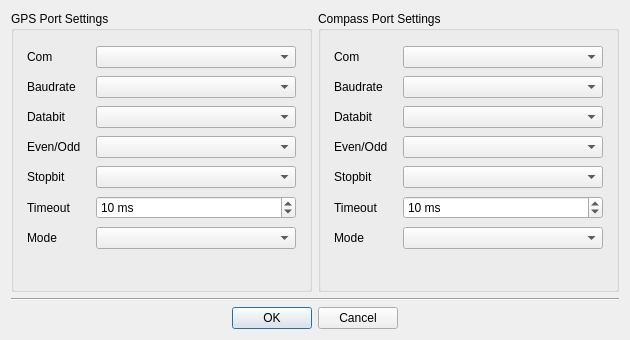
<?xml version="1.0" encoding="UTF-8"?>
<ui version="4.0">
 <class>QDeviceDialogClass</class>
 <widget class="QDialog" name="QDeviceDialogClass">
  <property name="geometry">
   <rect>
    <x>0</x>
    <y>0</y>
    <width>630</width>
    <height>340</height>
   </rect>
  </property>
  <property name="maximumSize">
   <size>
    <width>630</width>
    <height>400</height>
   </size>
  </property>
  <property name="windowTitle">
   <string>Zigbee Devices Setting</string>
  </property>
  <layout class="QGridLayout" name="gridLayout_2">
   <item row="0" column="1">
    <widget class="QGroupBox" name="groupBox">
     <property name="title">
      <string>Compass Port Settings</string>
     </property>
     <widget class="QWidget" name="layoutWidget">
      <property name="geometry">
       <rect>
        <x>16</x>
        <y>33</y>
        <width>269</width>
        <height>211</height>
       </rect>
      </property>
      <layout class="QGridLayout" name="gridLayout_3">
       <item row="0" column="0">
        <widget class="QLabel" name="label">
         <property name="text">
          <string>Com</string>
         </property>
        </widget>
       </item>
       <item row="0" column="1">
        <widget class="QComboBox" name="portBox">
         <property name="sizePolicy">
          <sizepolicy hsizetype="Minimum" vsizetype="Fixed">
           <horstretch>0</horstretch>
           <verstretch>0</verstretch>
          </sizepolicy>
         </property>
         <property name="minimumSize">
          <size>
           <width>200</width>
           <height>0</height>
          </size>
         </property>
        </widget>
       </item>
       <item row="1" column="0">
        <widget class="QLabel" name="label_2">
         <property name="text">
          <string>Baudrate</string>
         </property>
        </widget>
       </item>
       <item row="1" column="1">
        <widget class="QComboBox" name="baudRateBox"/>
       </item>
       <item row="2" column="0">
        <widget class="QLabel" name="label_3">
         <property name="text">
          <string>Databit</string>
         </property>
        </widget>
       </item>
       <item row="2" column="1">
        <widget class="QComboBox" name="dataBitsBox"/>
       </item>
       <item row="3" column="0">
        <widget class="QLabel" name="label_4">
         <property name="text">
          <string>Even/Odd</string>
         </property>
        </widget>
       </item>
       <item row="3" column="1">
        <widget class="QComboBox" name="parityBox"/>
       </item>
       <item row="4" column="0">
        <widget class="QLabel" name="label_5">
         <property name="text">
          <string>Stopbit</string>
         </property>
        </widget>
       </item>
       <item row="4" column="1">
        <widget class="QComboBox" name="stopBitsBox"/>
       </item>
       <item row="5" column="0">
        <widget class="QLabel" name="label_7">
         <property name="text">
          <string>Timeout</string>
         </property>
        </widget>
       </item>
       <item row="5" column="1">
        <widget class="QSpinBox" name="timeoutBox">
         <property name="suffix">
          <string> ms</string>
         </property>
         <property name="minimum">
          <number>-1</number>
         </property>
         <property name="maximum">
          <number>10000</number>
         </property>
         <property name="singleStep">
          <number>10</number>
         </property>
         <property name="value">
          <number>10</number>
         </property>
        </widget>
       </item>
       <item row="6" column="0">
        <widget class="QLabel" name="label_6">
         <property name="text">
          <string>Mode</string>
         </property>
        </widget>
       </item>
       <item row="6" column="1">
        <widget class="QComboBox" name="queryModeBox"/>
       </item>
      </layout>
     </widget>
    </widget>
   </item>
   <item row="1" column="0" colspan="2">
    <widget class="Line" name="line">
     <property name="orientation">
      <enum>Qt::Horizontal</enum>
     </property>
    </widget>
   </item>
   <item row="2" column="0" colspan="2">
    <widget class="QDialogButtonBox" name="buttonBox">
     <property name="orientation">
      <enum>Qt::Horizontal</enum>
     </property>
     <property name="standardButtons">
      <set>QDialogButtonBox::Cancel|QDialogButtonBox::Ok</set>
     </property>
     <property name="centerButtons">
      <bool>true</bool>
     </property>
    </widget>
   </item>
   <item row="0" column="0">
    <widget class="QGroupBox" name="groupBox_2">
     <property name="title">
      <string>GPS Port Settings</string>
     </property>
     <widget class="QWidget" name="layoutWidget">
      <property name="geometry">
       <rect>
        <x>16</x>
        <y>33</y>
        <width>269</width>
        <height>211</height>
       </rect>
      </property>
      <layout class="QGridLayout" name="gridLayout">
       <item row="0" column="0">
        <widget class="QLabel" name="label_15">
         <property name="text">
          <string>Com</string>
         </property>
        </widget>
       </item>
       <item row="0" column="1">
        <widget class="QComboBox" name="portBoxGps">
         <property name="sizePolicy">
          <sizepolicy hsizetype="Minimum" vsizetype="Fixed">
           <horstretch>0</horstretch>
           <verstretch>0</verstretch>
          </sizepolicy>
         </property>
         <property name="minimumSize">
          <size>
           <width>200</width>
           <height>0</height>
          </size>
         </property>
        </widget>
       </item>
       <item row="1" column="0">
        <widget class="QLabel" name="label_16">
         <property name="text">
          <string>Baudrate</string>
         </property>
        </widget>
       </item>
       <item row="1" column="1">
        <widget class="QComboBox" name="baudRateBoxGps"/>
       </item>
       <item row="2" column="0">
        <widget class="QLabel" name="label_17">
         <property name="text">
          <string>Databit</string>
         </property>
        </widget>
       </item>
       <item row="2" column="1">
        <widget class="QComboBox" name="dataBitsBoxGps"/>
       </item>
       <item row="3" column="0">
        <widget class="QLabel" name="label_18">
         <property name="text">
          <string>Even/Odd</string>
         </property>
        </widget>
       </item>
       <item row="3" column="1">
        <widget class="QComboBox" name="parityBoxGps"/>
       </item>
       <item row="4" column="0">
        <widget class="QLabel" name="label_19">
         <property name="text">
          <string>Stopbit</string>
         </property>
        </widget>
       </item>
       <item row="4" column="1">
        <widget class="QComboBox" name="stopBitsBoxGps"/>
       </item>
       <item row="5" column="0">
        <widget class="QLabel" name="label_20">
         <property name="text">
          <string>Timeout</string>
         </property>
        </widget>
       </item>
       <item row="5" column="1">
        <widget class="QSpinBox" name="timeoutBoxGps">
         <property name="suffix">
          <string> ms</string>
         </property>
         <property name="minimum">
          <number>-1</number>
         </property>
         <property name="maximum">
          <number>10000</number>
         </property>
         <property name="singleStep">
          <number>10</number>
         </property>
         <property name="value">
          <number>10</number>
         </property>
        </widget>
       </item>
       <item row="6" column="0">
        <widget class="QLabel" name="label_21">
         <property name="text">
          <string>Mode</string>
         </property>
        </widget>
       </item>
       <item row="6" column="1">
        <widget class="QComboBox" name="queryModeBoxGps"/>
       </item>
      </layout>
     </widget>
    </widget>
   </item>
  </layout>
 </widget>
 <resources/>
 <connections>
  <connection>
   <sender>buttonBox</sender>
   <signal>accepted()</signal>
   <receiver>QDeviceDialogClass</receiver>
   <slot>accept()</slot>
   <hints>
    <hint type="sourcelabel">
     <x>248</x>
     <y>254</y>
    </hint>
    <hint type="destinationlabel">
     <x>157</x>
     <y>274</y>
    </hint>
   </hints>
  </connection>
  <connection>
   <sender>buttonBox</sender>
   <signal>rejected()</signal>
   <receiver>QDeviceDialogClass</receiver>
   <slot>reject()</slot>
   <hints>
    <hint type="sourcelabel">
     <x>316</x>
     <y>260</y>
    </hint>
    <hint type="destinationlabel">
     <x>286</x>
     <y>274</y>
    </hint>
   </hints>
  </connection>
 </connections>
</ui>
